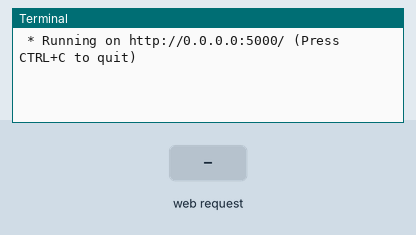
A program run on a simulated Raspberry Pi (BCM pin numbers). Shown: the last lines printed to the terminal. The inputs (shaded band) are chosen by the test bench. The clock reads 2024-03-15 10:24:30 at power-on unless the program sets it.

Above: at 1.2 s.
1.3 s: HTTP request for /lampa received
At 2.5 s:
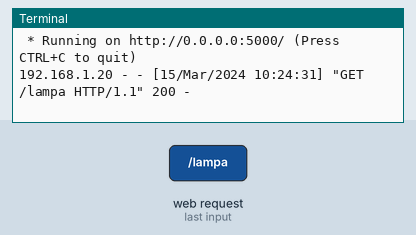
2.8 s: HTTP request for / received
At 3.4 s:
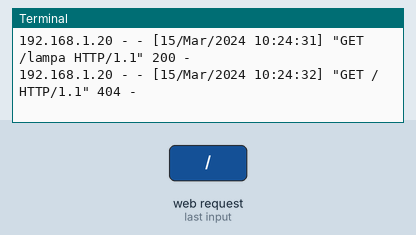

The program:

webapp.py
```python
import RPi.GPIO as GPIO
from flask import Flask, render_template, request

app = Flask(__name__)


@app.route('/lampa')
def index():
    return render_template('page.html')

if __name__ == '__main__':
    app.run(debug=True, host='0.0.0.0')
```

Measured:
- after the input at 1.3 s, the terminal: prints a new line at once (image 1)
- after the input at 2.8 s, the terminal: prints a new line at once (image 2)
